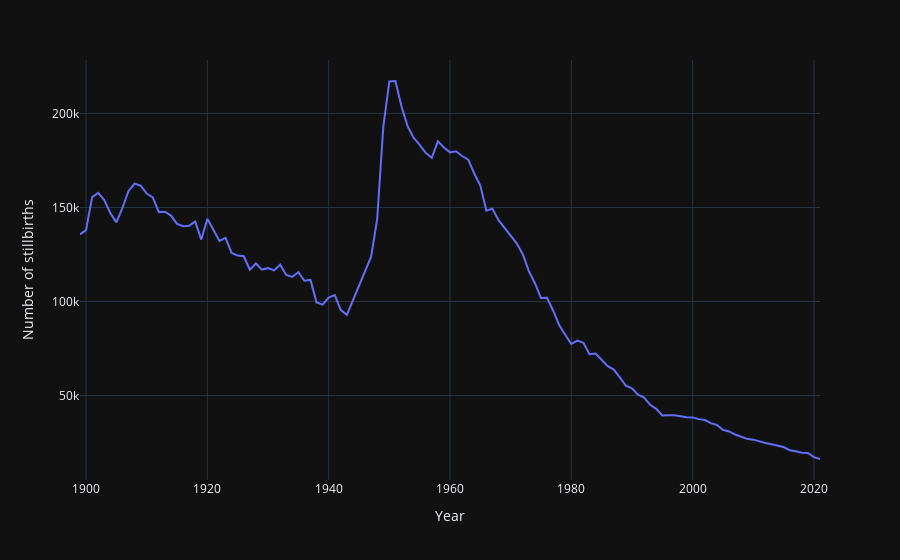

Notebook source saved alongside this figure:
### Code cell
stillbirths = df[df['Type'] == '死産数'].drop('Type', axis=1)
fig = px.line(stillbirths, x='Year', y='Value', labels={'Value': 'Number of stillbirths'}, render_mode='svg')
fig.show()
